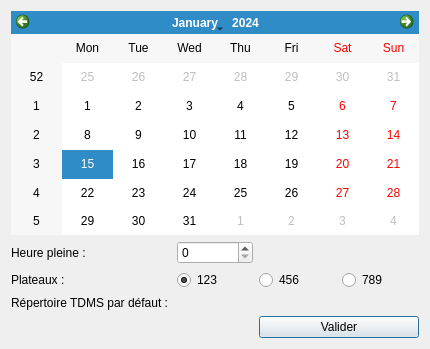
<?xml version="1.0" encoding="UTF-8"?>
<ui version="4.0">
 <class>openTDMSDialog</class>
 <widget class="QDialog" name="openTDMSDialog">
  <property name="geometry">
   <rect>
    <x>0</x>
    <y>0</y>
    <width>430</width>
    <height>349</height>
   </rect>
  </property>
  <property name="windowTitle">
   <string>Ouverture fichier TDMS</string>
  </property>
  <layout class="QGridLayout" name="gridLayout">
   <item row="0" column="0" colspan="5">
    <widget class="QCalendarWidget" name="calendarWidget">
     <property name="font">
      <font>
       <weight>50</weight>
       <bold>false</bold>
      </font>
     </property>
    </widget>
   </item>
   <item row="2" column="0">
    <widget class="QLabel" name="plateLabel">
     <property name="text">
      <string>Plateaux : </string>
     </property>
    </widget>
   </item>
   <item row="2" column="3">
    <widget class="QRadioButton" name="plate456RadioButton">
     <property name="text">
      <string>456</string>
     </property>
    </widget>
   </item>
   <item row="2" column="2">
    <widget class="QRadioButton" name="plate123RadioButton">
     <property name="text">
      <string>123</string>
     </property>
     <property name="checked">
      <bool>true</bool>
     </property>
    </widget>
   </item>
   <item row="1" column="0" colspan="2">
    <widget class="QLabel" name="hourLabel">
     <property name="text">
      <string>Heure pleine : </string>
     </property>
    </widget>
   </item>
   <item row="2" column="4">
    <widget class="QRadioButton" name="plate789RadioButton">
     <property name="text">
      <string>789</string>
     </property>
    </widget>
   </item>
   <item row="1" column="2">
    <widget class="QSpinBox" name="spinBox">
     <property name="maximum">
      <number>23</number>
     </property>
    </widget>
   </item>
   <item row="4" column="3" colspan="2">
    <widget class="QPushButton" name="submitButton">
     <property name="text">
      <string>Valider</string>
     </property>
    </widget>
   </item>
   <item row="3" column="0" colspan="5">
    <widget class="QLabel" name="tdmsFileLabel">
     <property name="text">
      <string>Répertoire TDMS par défaut :  </string>
     </property>
    </widget>
   </item>
   <item row="1" column="4">
    <widget class="QLabel" name="isTdmsLabel">
     <property name="text">
      <string/>
     </property>
    </widget>
   </item>
  </layout>
 </widget>
 <resources/>
 <connections/>
</ui>
